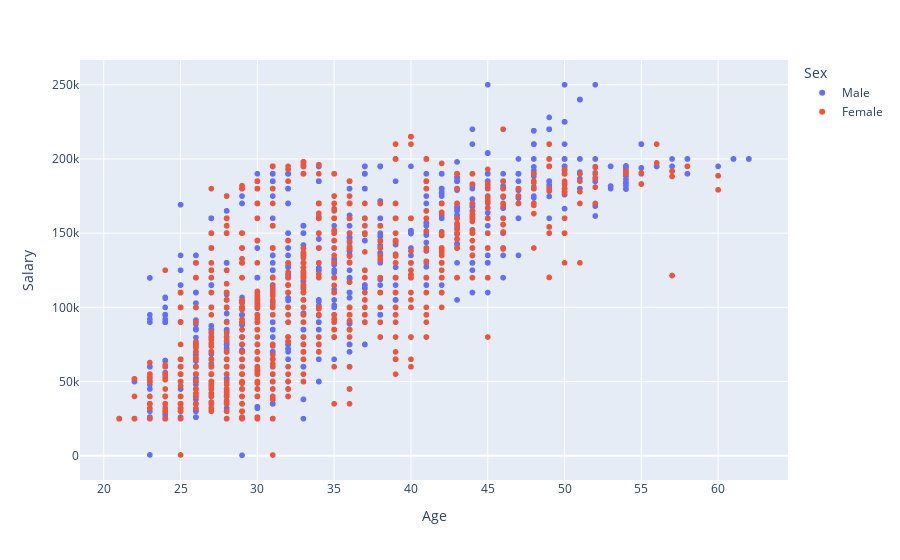

Notebook code for this chart:
### Code cell
x = df['Age']
y = df['Salary']
fig = px.scatter(df, x='Age', y='Salary', color='Sex')
fig.show()

### Figure 1 — Plotly figure (JSON) as saved in the notebook; plotly's stock layout.template omitted (floating-point values rounded to 4 significant figures; data arrays with more than 128 entries replaced by an {"elided": "..."} marker saying what was removed)
{"data": [{"hovertemplate": "Sex=Male<br>Age=%{x}<br>Salary=%{y}<extra></extra>", "legendgroup": "Male", "marker": {"color": "#636efa", "symbol": "circle"}, "mode": "markers", "name": "Male", "showlegend": true, "type": "scattergl", "x": {"elided": "3671 int values"}, "xaxis": "x", "y": {"elided": "3671 int values"}, "yaxis": "y"}, {"hovertemplate": "Sex=Female<br>Age=%{x}<br>Salary=%{y}<extra></extra>", "legendgroup": "Female", "marker": {"color": "#EF553B", "symbol": "circle"}, "mode": "markers", "name": "Female", "showlegend": true, "type": "scattergl", "x": {"elided": "3013 int values"}, "xaxis": "x", "y": {"elided": "3013 int values"}, "yaxis": "y"}], "layout": {"legend": {"title": {"text": "Sex"}, "tracegroupgap": 0}, "margin": {"t": 60}, "xaxis": {"anchor": "y", "domain": [0, 1], "title": {"text": "Age"}}, "yaxis": {"anchor": "x", "domain": [0, 1], "title": {"text": "Salary"}}}}
